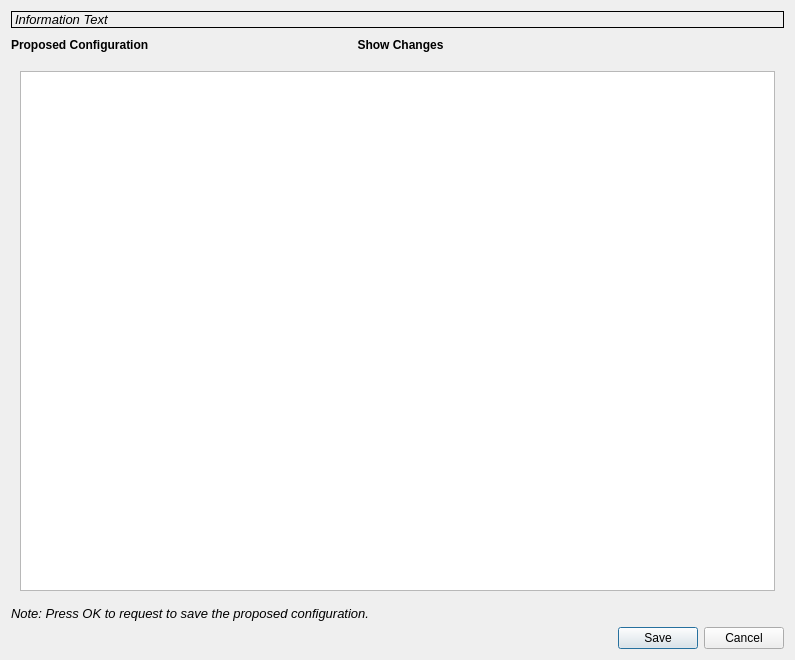
<?xml version="1.0" encoding="UTF-8"?>
<ui version="4.0">
 <class>DeviceConfigurationPreview</class>
 <widget class="QDialog" name="DeviceConfigurationPreview">
  <property name="geometry">
   <rect>
    <x>0</x>
    <y>0</y>
    <width>795</width>
    <height>660</height>
   </rect>
  </property>
  <property name="windowTitle">
   <string>DeviceConfigurationPreviewDialog</string>
  </property>
  <layout class="QVBoxLayout" name="verticalLayout_3">
   <item>
    <widget class="QLabel" name="info_label">
     <property name="font">
      <font>
       <pointsize>10</pointsize>
       <italic>true</italic>
      </font>
     </property>
     <property name="frameShape">
      <enum>QFrame::Box</enum>
     </property>
     <property name="text">
      <string>Information Text</string>
     </property>
    </widget>
   </item>
   <item>
    <layout class="QHBoxLayout" name="horizontalLayout_3">
     <item>
      <widget class="QLabel" name="show_label">
       <property name="sizePolicy">
        <sizepolicy hsizetype="Expanding" vsizetype="Preferred">
         <horstretch>0</horstretch>
         <verstretch>0</verstretch>
        </sizepolicy>
       </property>
       <property name="font">
        <font>
         <weight>75</weight>
         <bold>true</bold>
        </font>
       </property>
       <property name="text">
        <string>Proposed Configuration</string>
       </property>
      </widget>
     </item>
     <item>
      <widget class="QPushButton" name="swap_button">
       <property name="sizePolicy">
        <sizepolicy hsizetype="Expanding" vsizetype="Fixed">
         <horstretch>0</horstretch>
         <verstretch>0</verstretch>
        </sizepolicy>
       </property>
       <property name="font">
        <font>
         <weight>75</weight>
         <bold>true</bold>
        </font>
       </property>
       <property name="text">
        <string>Show Changes</string>
       </property>
       <property name="iconSize">
        <size>
         <width>24</width>
         <height>24</height>
        </size>
       </property>
       <property name="flat">
        <bool>true</bool>
       </property>
      </widget>
     </item>
     <item>
      <spacer name="horizontalSpacer">
       <property name="orientation">
        <enum>Qt::Horizontal</enum>
       </property>
       <property name="sizeType">
        <enum>QSizePolicy::Expanding</enum>
       </property>
       <property name="sizeHint" stdset="0">
        <size>
         <width>40</width>
         <height>20</height>
        </size>
       </property>
      </spacer>
     </item>
    </layout>
   </item>
   <item>
    <widget class="QStackedWidget" name="stack_widget">
     <property name="minimumSize">
      <size>
       <width>220</width>
       <height>0</height>
      </size>
     </property>
     <property name="currentIndex">
      <number>0</number>
     </property>
     <widget class="QWidget" name="page">
      <layout class="QHBoxLayout" name="horizontalLayout">
       <item>
        <widget class="QTextEdit" name="configuration_view">
         <property name="sizePolicy">
          <sizepolicy hsizetype="MinimumExpanding" vsizetype="MinimumExpanding">
           <horstretch>0</horstretch>
           <verstretch>0</verstretch>
          </sizepolicy>
         </property>
         <property name="minimumSize">
          <size>
           <width>200</width>
           <height>0</height>
          </size>
         </property>
         <property name="readOnly">
          <bool>true</bool>
         </property>
        </widget>
       </item>
      </layout>
     </widget>
     <widget class="QWidget" name="page_2">
      <layout class="QHBoxLayout" name="horizontalLayout_2">
       <item>
        <layout class="QVBoxLayout" name="verticalLayout">
         <item>
          <widget class="QLabel" name="label_old">
           <property name="font">
            <font>
             <weight>75</weight>
             <bold>true</bold>
            </font>
           </property>
           <property name="text">
            <string>Existing Configuration</string>
           </property>
          </widget>
         </item>
         <item>
          <widget class="QTextEdit" name="existing_changes_view">
           <property name="sizePolicy">
            <sizepolicy hsizetype="MinimumExpanding" vsizetype="MinimumExpanding">
             <horstretch>0</horstretch>
             <verstretch>0</verstretch>
            </sizepolicy>
           </property>
           <property name="minimumSize">
            <size>
             <width>100</width>
             <height>0</height>
            </size>
           </property>
           <property name="readOnly">
            <bool>true</bool>
           </property>
          </widget>
         </item>
        </layout>
       </item>
       <item>
        <layout class="QVBoxLayout" name="verticalLayout_2">
         <item>
          <widget class="QLabel" name="label_new">
           <property name="font">
            <font>
             <weight>75</weight>
             <bold>true</bold>
            </font>
           </property>
           <property name="text">
            <string>Proposed Configuration</string>
           </property>
          </widget>
         </item>
         <item>
          <widget class="QTextEdit" name="new_changes_view">
           <property name="sizePolicy">
            <sizepolicy hsizetype="MinimumExpanding" vsizetype="MinimumExpanding">
             <horstretch>0</horstretch>
             <verstretch>0</verstretch>
            </sizepolicy>
           </property>
           <property name="minimumSize">
            <size>
             <width>100</width>
             <height>0</height>
            </size>
           </property>
           <property name="readOnly">
            <bool>true</bool>
           </property>
          </widget>
         </item>
        </layout>
       </item>
      </layout>
     </widget>
    </widget>
   </item>
   <item>
    <widget class="QLabel" name="note_label">
     <property name="font">
      <font>
       <pointsize>10</pointsize>
       <weight>50</weight>
       <italic>true</italic>
       <bold>false</bold>
      </font>
     </property>
     <property name="text">
      <string>Note: Press OK to request to save the proposed configuration.</string>
     </property>
    </widget>
   </item>
   <item>
    <widget class="QDialogButtonBox" name="buttonBox">
     <property name="orientation">
      <enum>Qt::Horizontal</enum>
     </property>
     <property name="standardButtons">
      <set>QDialogButtonBox::Cancel|QDialogButtonBox::Save</set>
     </property>
     <property name="centerButtons">
      <bool>false</bool>
     </property>
    </widget>
   </item>
  </layout>
 </widget>
 <resources/>
 <connections>
  <connection>
   <sender>buttonBox</sender>
   <signal>accepted()</signal>
   <receiver>DeviceConfigurationPreview</receiver>
   <slot>accept()</slot>
   <hints>
    <hint type="sourcelabel">
     <x>248</x>
     <y>254</y>
    </hint>
    <hint type="destinationlabel">
     <x>157</x>
     <y>274</y>
    </hint>
   </hints>
  </connection>
  <connection>
   <sender>buttonBox</sender>
   <signal>rejected()</signal>
   <receiver>DeviceConfigurationPreview</receiver>
   <slot>reject()</slot>
   <hints>
    <hint type="sourcelabel">
     <x>316</x>
     <y>260</y>
    </hint>
    <hint type="destinationlabel">
     <x>286</x>
     <y>274</y>
    </hint>
   </hints>
  </connection>
 </connections>
</ui>
